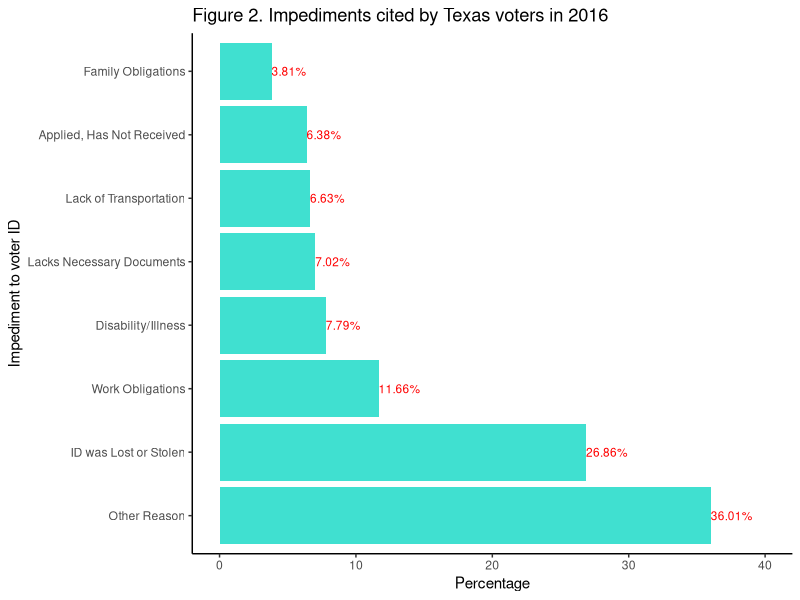
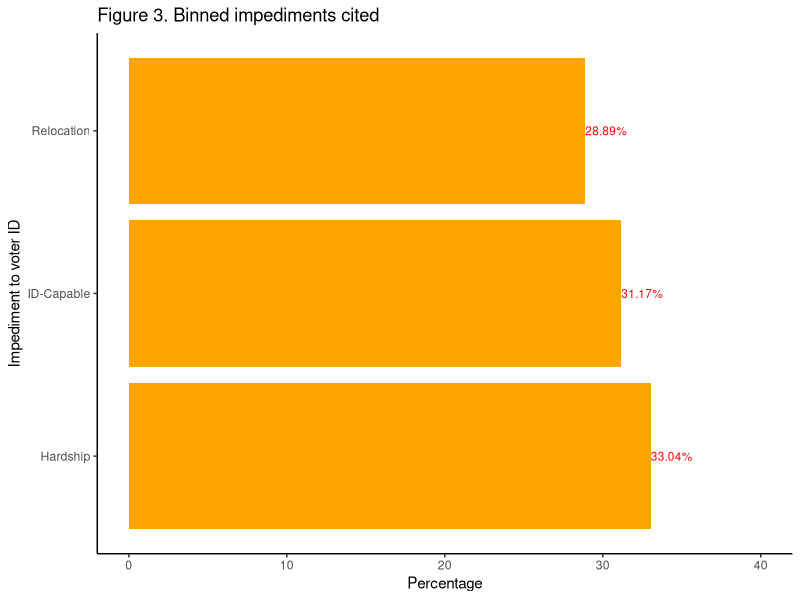
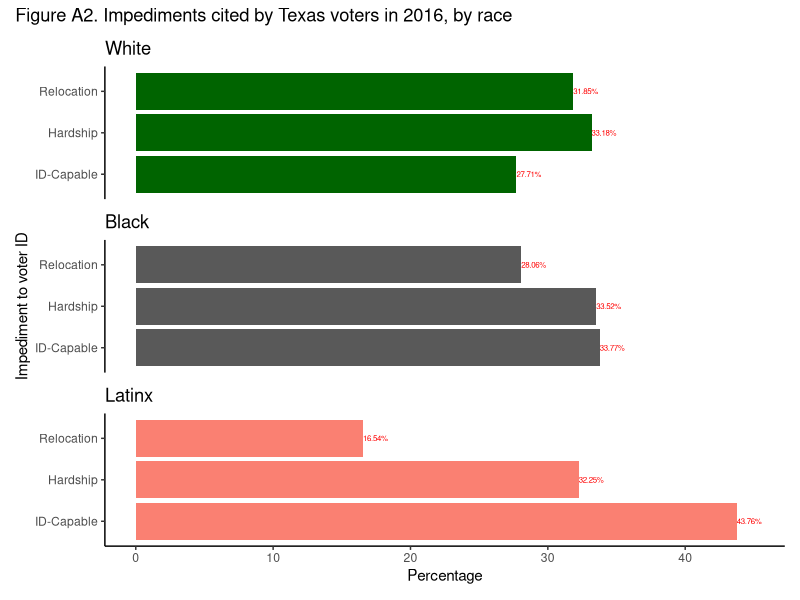

These figures' R source, in order:
## ---- chunk 1
#| echo: false
#| warning: false
#| message: false

#### Preamble ####

# Purpose: Generating an SSRP Report based on the paper "Who Do Voter ID Laws Keep from Voting?" (Fraga and Miller 2022).
# Author: Benny Rochwerg
# Date: February 13, 2024
# Contact: 4321benny@gmail.com
# Pre-requisites: Install the tidyverse (Wickham et al. 2019), patchwork (Pedersen 2024), and here (Müller 2020) packages.
# Run the "01-download_data.R" and "02-data_cleaning.R" files.
## ---- chunk 2
#| echo: false
#| warning: false
#| message: false

#### Loading Packages ####

# install.packages("tidyverse")
# install.packages("patchwork")
# install.packages("here")
library(tidyverse)
library(patchwork)
library(here)
## ---- chunk 3
#| echo: false
#| warning: false
#| message: false

# Loading the cleaned data
reasons_data_cleaned <- read_csv(here::here("data/reproduction/reasons_data_cleaned.csv"))
## ---- chunk 4
#| echo: false
#| warning: false
#| label: fig-2
#| fig-cap: "Reproduction of Figure 2 from Fraga and Miller (2022)"

# Some of this code was adapted from Alexander (2023).

# Replication of Figure 2 from the paper (Fraga and Miller 2022)

# Creating a table containing the relevant voter ID reasons and percentages
figure_2_data <- tibble(
  reason = c("Family Obligations", "Applied, Has Not Received",
             "Lack of Transportation", "Lacks Necessary Documents",
             "Disability/Illness", "Work Obligations",
             "ID was Lost or Stolen", "Other Reason"),
  percent = round((100 * c(mean(reasons_data_cleaned$family),
                    mean(reasons_data_cleaned$applied),
                    mean(reasons_data_cleaned$transport),
                    mean(reasons_data_cleaned$birthcert),
                    mean(reasons_data_cleaned$disability),
                    mean(reasons_data_cleaned$work),
                    mean(reasons_data_cleaned$lost),
                    mean(reasons_data_cleaned$other))), 2))

# Creating data labels to be shown on the graph
figure_2_data_labels <- paste(
  figure_2_data$percent, "%", sep = "")

# Adding the data labels to the data table
figure_2_data <- figure_2_data |>
  mutate(label = figure_2_data_labels)

# Creating the replicated graph
figure_2_replication <-
  ggplot(mapping = aes(x = reorder(figure_2_data$reason, figure_2_data$percent,
                                   decreasing = TRUE),
                       y = figure_2_data$percent)) +
  geom_col(fill = "turquoise") +
  theme_classic() +
  labs(x = "Impediment to voter ID", y = "Percentage",
       title = "Figure 2. Impediments cited by Texas voters in 2016") +
  coord_flip() +
  # The geom_text function used to add the labels to the graph was obtained from
  # R Graphics Cookbook:
  # https://r-graphics.org/recipe-bar-graph-labels
  # The hjust argument used to align the labels was obtained from
  # Cédric Scherer's website:
  # https://www.cedricscherer.com/2021/07/05/a-quick-how-to-on-labelling-bar-graphs-in-ggplot2/
  geom_text(aes(label = figure_2_data$label),
            hjust = c(0, 0, 0, 0, 0, 0, 0, 0),
            colour = "red",
            size = 3) +
  # The expand_limits function used to change the upper limit of the percent
  # axis's scale was obtained from the tidyverse ggplot2 website:
  # https://ggplot2.tidyverse.org/reference/expand_limits.html
  expand_limits(y = 40)

# Displaying the replicated graph
figure_2_replication
## ---- chunk 5
#| echo: false
#| warning: false
#| label: fig-3
#| fig-cap: "Reproduction of Figure 3 from Fraga and Miller (2022)"

# Some of this code was adapted from Alexander (2023).

# Replication of Figure 3 from the paper (Fraga and Miller 2022)

# Creating a table containing the relevant voter ID reasons and percentages
figure_3_data <- tibble(
  reason = c("Relocation", "Hardship", "ID-Capable"),
  percent = round((100 * c(mean(reasons_data_cleaned$relocation),
                           mean(reasons_data_cleaned$hardship),
                           mean(reasons_data_cleaned$id_capable))), 2))

# Creating data labels to be shown on the graph
figure_3_data_labels <- paste(
  figure_3_data$percent, "%", sep = "")

# Adding the data labels to the data table
figure_3_data <- figure_3_data |>
  mutate(label = figure_3_data_labels)

# Creating the replicated graph
figure_3_replication <-
  ggplot(mapping = aes(x = reorder(figure_3_data$reason, figure_3_data$percent,
                                   decreasing = TRUE),
                       y = figure_3_data$percent)) +
  geom_col(fill = "orange") +
  theme_classic() +
  labs(x = "Impediment to voter ID", y = "Percentage",
       title = "Figure 3. Binned impediments cited") +
  coord_flip() +
  # The geom_text function used to add the labels to the graph was obtained from
  # R Graphics Cookbook:
  # https://r-graphics.org/recipe-bar-graph-labels
  # The hjust argument used to align the labels was obtained from
  # Cédric Scherer's website:
  # https://www.cedricscherer.com/2021/07/05/a-quick-how-to-on-labelling-bar-graphs-in-ggplot2/
  geom_text(aes(label = figure_3_data$label),
            hjust = c(0, 0, 0),
            colour = "red",
            size = 3) +
  # The expand_limits function used to change the upper limit of the percent
  # axis's scale was obtained from the tidyverse ggplot2 website:
  # https://ggplot2.tidyverse.org/reference/expand_limits.html
  expand_limits(y = 40)

# Displaying the replicated graph
figure_3_replication
## ---- chunk 6
#| echo: false
#| warning: false
#| label: fig-a2
#| fig-cap: "Reproduction of Figure A2 from Fraga and Miller (2022)"

# Some of this code was adapted from Alexander (2023).

# Replication of Figure A2 from the paper (Fraga and Miller 2022)

# Filtering the cleaned dataset to only include entries with the race "White"
reasons_data_cleaned_white <- reasons_data_cleaned |>
  filter(race == "White")

# Creating a table containing the relevant voter ID reasons and percentages
# for the race "White"
figure_a2_data_white <- tibble(
  reason = c("Relocation", "Hardship", "ID-Capable"),
  percent = round((100 * c(mean(reasons_data_cleaned_white$relocation),
                           mean(reasons_data_cleaned_white$hardship),
                           mean(reasons_data_cleaned_white$id_capable))), 2))

# Creating data labels to be shown on the graph for the race "White"
figure_a2_data_white_labels <- paste(
  figure_a2_data_white$percent, "%", sep = "")

# Adding the data labels to the data table for the race "White"
figure_a2_data_white <- figure_a2_data_white |>
  mutate(label = figure_a2_data_white_labels)

# Creating the replicated graph for the race "White"
figure_a2_white_replication <-
  ggplot(mapping = aes(x = figure_a2_data_white$reason,
                       y = figure_a2_data_white$percent)) +
  geom_col(fill = "darkgreen") +
  theme_classic() +
  labs(x = "Impediment to voter ID", y = "Percentage") +
  scale_x_discrete(limits = c("ID-Capable", "Hardship", "Relocation")) +
  coord_flip() +
  # The geom_text function used to add the labels to the graph was obtained from
  # R Graphics Cookbook:
  # https://r-graphics.org/recipe-bar-graph-labels
  # The hjust argument used to align the labels was obtained from
  # Cédric Scherer's website:
  # https://www.cedricscherer.com/2021/07/05/a-quick-how-to-on-labelling-bar-graphs-in-ggplot2/
  geom_text(aes(label = figure_a2_data_white$label),
            hjust = c(0, 0, 0),
            colour = "red",
            size = 2) +
  ggtitle("White") +
  # The expand_limits function used to change the upper limit of the percent
  # axis's scale was obtained from the tidyverse ggplot2 website:
  # https://ggplot2.tidyverse.org/reference/expand_limits.html
  expand_limits(y = 45)

# Filtering the cleaned dataset to only include entries with the race "Black"
reasons_data_cleaned_black <- reasons_data_cleaned |>
  filter(race == "Black")

# Creating a table containing the relevant voter ID reasons and percentages
# for the race "Black"
figure_a2_data_black <- tibble(
  reason = c("Relocation", "Hardship", "ID-Capable"),
  percent = round((100 * c(mean(reasons_data_cleaned_black$relocation),
                           mean(reasons_data_cleaned_black$hardship),
                           mean(reasons_data_cleaned_black$id_capable))), 2))

# Creating data labels to be shown on the graph for the race "Black"
figure_a2_data_black_labels <- paste(
  figure_a2_data_black$percent, "%", sep = "")

# Adding the data labels to the data table for the race "Black"
figure_a2_data_black <- figure_a2_data_black |>
  mutate(label = figure_a2_data_black_labels)

# Creating the replicated graph for the race "Black"
figure_a2_black_replication <-
  ggplot(mapping = aes(x = figure_a2_data_black$reason,
                       y = figure_a2_data_black$percent)) +
  geom_col() +
  theme_classic() +
  labs(x = "Impediment to voter ID", y = "Percentage") +
  scale_x_discrete(limits = c("ID-Capable", "Hardship", "Relocation")) +
  coord_flip() +
  # The geom_text function used to add the labels to the graph was obtained from
  # R Graphics Cookbook:
  # https://r-graphics.org/recipe-bar-graph-labels
  # The hjust argument used to align the labels was obtained from
  # Cédric Scherer's website:
  # https://www.cedricscherer.com/2021/07/05/a-quick-how-to-on-labelling-bar-graphs-in-ggplot2/
  geom_text(aes(label = figure_a2_data_black$label),
            hjust = c(0, 0, 0),
            colour = "red",
            size = 2) +
  ggtitle("Black") +
  # The expand_limits function used to change the upper limit of the percent
  # axis's scale was obtained from the tidyverse ggplot2 website:
  # https://ggplot2.tidyverse.org/reference/expand_limits.html
  expand_limits(y = 45)

# Filtering the cleaned dataset to only include entries with the race "Latinx"
reasons_data_cleaned_latinx <- reasons_data_cleaned |>
  filter(race == "Latinx")

# Creating a table containing the relevant voter ID reasons and percentages
# for the race "Latinx"
figure_a2_data_latinx <- tibble(
  reason = c("Relocation", "Hardship", "ID-Capable"),
  percent = round((100 * c(mean(reasons_data_cleaned_latinx$relocation),
                           mean(reasons_data_cleaned_latinx$hardship),
                           mean(reasons_data_cleaned_latinx$id_capable))), 2))

# Creating data labels to be shown on the graph for the race "Latinx"
figure_a2_data_latinx_labels <- paste(
  figure_a2_data_latinx$percent, "%", sep = "")

# Adding the data labels to the data table for the race "Latinx"
figure_a2_data_latinx <- figure_a2_data_latinx |>
  mutate(label = figure_a2_data_latinx_labels)

# Creating the replicated graph for the race "Latinx"
figure_a2_latinx_replication <-
  ggplot(mapping = aes(x = figure_a2_data_latinx$reason,
                       y = figure_a2_data_latinx$percent)) +
  geom_col(fill = "salmon") +
  theme_classic() +
  labs(x = "Impediment to voter ID", y = "Percentage") +
  scale_x_discrete(limits = c("ID-Capable", "Hardship", "Relocation")) +
  coord_flip() +
  # The geom_text function used to add the labels to the graph was obtained from
  # R Graphics Cookbook:
  # https://r-graphics.org/recipe-bar-graph-labels
  # The hjust argument used to align the labels was obtained from
  # Cédric Scherer's website:
  # https://www.cedricscherer.com/2021/07/05/a-quick-how-to-on-labelling-bar-graphs-in-ggplot2/
  geom_text(aes(label = figure_a2_data_latinx$label),
            hjust = c(0, 0, 0),
            colour = "red",
            size = 2) +
  ggtitle("Latinx") +
  # The expand_limits function used to change the upper limit of the percent
  # axis's scale was obtained from the tidyverse ggplot2 website:
  # https://ggplot2.tidyverse.org/reference/expand_limits.html
  expand_limits(y = 45)

# Combining the graphs for the three races into one graph
figure_a2_replication <- (figure_a2_white_replication) / (figure_a2_black_replication) / (figure_a2_latinx_replication)

# Adding a title to the combined graph
figure_a2_replication <- figure_a2_replication +
  plot_annotation(title = "Figure A2. Impediments cited by Texas voters in 2016, by race")

# Combining the axis labels on the combined graph
figure_a2_replication <- figure_a2_replication +
  plot_layout(axes = "collect")

# Displaying the replicated graph
figure_a2_replication
